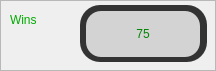
       <widget class="QFrame" name="frame_2">
        <property name="frameShape">
         <enum>QFrame::StyledPanel</enum>
        </property>
        <property name="frameShadow">
         <enum>QFrame::Raised</enum>
        </property>
        <widget class="QToolButton" name="toolButton_5">
         <property name="geometry">
          <rect>
           <x>80</x>
           <y>5</y>
           <width>127</width>
           <height>57</height>
          </rect>
         </property>
         <property name="styleSheet">
          <string notr="true">border-radius:20px;
background-color: rgb(51, 51, 51);</string>
         </property>
         <property name="text">
          <string/>
         </property>
        </widget>
        <widget class="QToolButton" name="win_rate_win">
         <property name="geometry">
          <rect>
           <x>86</x>
           <y>11</y>
           <width>114</width>
           <height>46</height>
          </rect>
         </property>
         <property name="styleSheet">
          <string notr="true">border-radius:15px;
background-color: rgb(211, 211, 211);
color:#008400;
font: 63 17pt &quot;Yu Gothic UI Semibold&quot;;</string>
         </property>
         <property name="text">
          <string>75</string>
         </property>
        </widget>
        <widget class="QLabel" name="label_8">
         <property name="geometry">
          <rect>
           <x>10</x>
           <y>10</y>
           <width>51</width>
           <height>20</height>
          </rect>
         </property>
         <property name="styleSheet">
          <string notr="true">color: rgb(0, 170, 0);
font: 63 italic 10pt &quot;Segoe UI Semibold&quot;;
font: 75 10pt &quot;Times New Roman&quot;;</string>
         </property>
         <property name="text">
          <string>Wins</string>
         </property>
        </widget>
       </widget>
